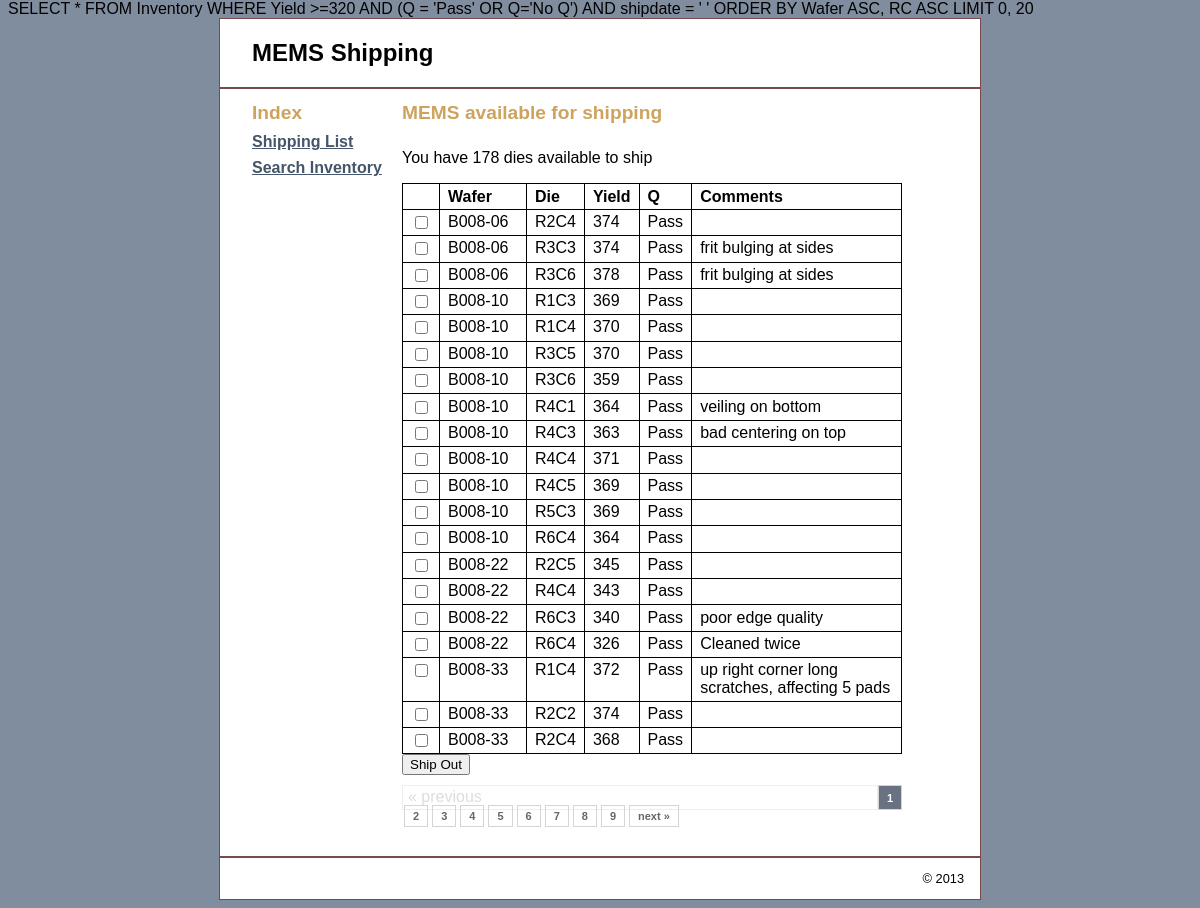
Screenshot of /shipping/index.php with the database file from the repository.
### tables this page shows
CREATE TABLE IF NOT EXISTS `inventory` (
  `MEMS_ID` int(11) NOT NULL AUTO_INCREMENT,
  `Wafer` varchar(7) DEFAULT NULL,
  `RC` varchar(6) DEFAULT NULL,
  `Yield` varchar(3) DEFAULT NULL,
  `Q` varchar(6) DEFAULT NULL,
  `shipdate` varchar(10) DEFAULT NULL,
  `Comment` varchar(82) DEFAULT NULL,
  PRIMARY KEY (`MEMS_ID`)
);

### model/shipping_db.php (called while the page is built, shortened)
<?php
    function shipping_list(){
        global $MEMS;
        global $pages;
            $query = "SELECT * FROM Inventory
            WHERE Yield >=320 AND (Q = 'Pass' OR Q='No Q') AND shipdate = ' '
            ORDER BY Wafer ASC, RC ASC " .$pages->get_limit();
        $shipping = $MEMS -> query($query);
        return $shipping;
    }
    function inquire_row(){
        global $MEMS;
        $x=0;
        $query = $MEMS->prepare("SELECT COUNT(*) FROM Inventory
            WHERE Yield >=320 AND (Q = 'Pass' OR Q='No Q') AND shipdate = ' '");
        $query -> execute();
        if($query->fetchColumn()>0){
            $query = "SELECT * FROM Inventory
            WHERE Yield >=320 AND (Q = 'Pass' OR Q='No Q') AND shipdate = ' '";
            foreach($MEMS->query($query) as $row){
                $x++;
            }
        }
        return $x;
    }
?>

### shipping/shipping_list.php (the view, shortened to what this page needs)
<?php include '../view/header.php'; ?>
<div id="main">
<?php include '../view/sidebar.php'; ?>
<h2>MEMS available for shipping</h2>
    <div id="content">
        <p>You have <?php echo $numrows?> dies available to ship</p>
        <form action="." method="post">
        <table border ="1">
            <tr id="middle">
                <th>&nbsp;</th>
                <th style="width: 70px">Wafer</th>
                <th>Die</th>
                <th>Yield</th>
                <th>Q</th>
                <th>Comments</th>
            </tr>
            <?php foreach ($shipping as $shippings) : ?>
            <tr id="middle">
                <td>
                    <input type="checkbox" name="result[]" value="<?php echo $shippings['MEMS_ID']; ?>"/>
                </td>
                <td><?php echo $shippings['Wafer']; ?></td>
                <td><?php echo $shippings['RC']; ?></td>
                <td><?php echo $shippings['Yield']; ?></td>
                <td><?php echo $shippings['Q']; ?></td>
                <td><?php echo $shippings['Comment']; ?></td>
            </tr>
            <?php endforeach; ?>
         </table>
         <input type="submit" value="Ship Out" />
         </form>
        <?php echo $pages->page_links();?>
    </div>
</div>
<?php include '../view/footer.php'; ?>

### shipping/index.php (shortened to what this page needs)
<?php
require('../model/database.php');
require('../model/shipping_db.php');
require('../view/paginator.php');
if (isset($_POST['action'])) {
    $action = $_POST['action'];
} else if (isset($_GET['action'])) {
    $action = $_GET['action'];
} else {
    $action = 'shipping_list';
}
if($action=='shipping_list'){
    $numrows=inquire_row();
    $pages= new Paginator('20', 'p');
    $pages->set_total($numrows);
    $shipping=shipping_list();
    include('shipping_list.php');
}
?>

### view/header.php (shortened to what this page needs)
<!DOCTYPE html PUBLIC "-//W3C//DTD XHTML 1.0 Transitional//EN"
    "http://www.w3.org/TR/xhtml1/DTD/xhtml1-transitional.dtd">
<html xmlns="http://www.w3.org/1999/xhtml">
    <head>
        <link rel="stylesheet" type="text/css"
              href="../view/main.css" />
    </head>
    <body>
    <div id="page">
        <div id="header">
            <h1>MEMS Shipping</h1>
        </div>

### view/sidebar.php
<div id="sidebar">
    <h2>Index</h2>
    <ul class="nav">
        <li>
        <a href="../shipping/index.php">
            Shipping List
        </a>
        </li>
        <li>
        <a href="../search/index.php">
            Search Inventory
        </a>
        </li>
    </ul>
</div>

### view/paginator.php (shortened to what this page needs)
<?php
class Paginator{
    private $_perPage;
    private $_instance;
    private $_page;
    private $_totalRows=0;
    public function __construct($perPage, $instance){
        $this->_instance = $instance;
	$this->_perPage = $perPage;
    }
    private function get_start(){
	return ($this->_page * $this->_perPage) - $this->_perPage;
    }
    private function set_instance(){
	$this->_page = (int) (!isset($_GET[$this->_instance]) ? 1 : $_GET[$this->_instance]);
	$this->_page = ($this->_page == 0 ? 1 : $this->_page);
    }
    public function set_total($_totalRows){
	$this->_totalRows = $_totalRows;
    }
    public function get_limit(){
        return "LIMIT ".$this->get_start().", $this->_perPage";
    }
    public function page_links($path='?',$ext=null)
	{
	    $adjacents = "2";
	    $prev = $this->_page - 1;
	    $next = $this->_page + 1;
	    $lastpage = ceil($this->_totalRows/$this->_perPage);
	    $pagination = "";
		if($lastpage > 1)
		{
		    $pagination .= "<div class='pagination'>";
		if ($this->_page > 1)
		    $pagination.= "<a href='".$path."$this->_instance=$prev"."$ext'>« previous</a>";
		else
		    $pagination.= "<span class='disabled'>« previous</span>";
		if ($lastpage < 7 + ($adjacents * 2))
		{
		for ($counter = 1; $counter <= $lastpage; $counter++)
		{
		if ($counter == $this->_page)
		    $pagination.= "<span class='current'>$counter</span>";
		else
		    $pagination.= "<a href='".$path."$this->_instance=$counter"."$ext'>$counter</a>";
		}
		}
		if ($this->_page < $counter - 1)
		    $pagination.= "<a href='".$path."$this->_instance=$next"."$ext'>next »</a>";
		else
		    $pagination.= "<span class='disabled'>next »</span>";
		    $pagination.= "</div>\n";
		}
	return $pagination;
	}
}

### view/footer.php
        <div id="footer">
            <p class="copyright">
                &copy; <?php echo date("Y"); ?>
            </p>
        </div>
    </div>
    </body>
</html>

### view/main.css (style rules this page uses)
.pagination { clear: both; padding-bottom: 10px; padding-top: 10px; }
.pagination a { border: 1px solid #D5D5D5; color: #666666; font-size: 11px; font-weight: bold; height: 25px; padding: 4px 8px; text-decoration: none; margin:2px; }
.pagination span.current { background-color: #687282; border: 1px solid #D5D5D5; color: #ffffff; font-size: 11px; font-weight: bold; height: 25px; padding: 4px 8px; text-decoration: none; margin:2px; }
.pagination span.disabled { border: 1px solid #EEEEEE; color: #DDDDDD; margin: 2px; padding: 2px 5px; }
body { margin-top: 0; background-color: rgb(128, 141, 159); font-family: Arial, Helvetica, sans-serif; }
h1 { font-size: 150%; margin: 0; padding: .5em 0 .25em; }
h2 { font-size: 120%; margin: 0; padding: .25em 0 .5em; }
h1, h2 { color: rgb(205, 163, 94); }
ul { margin: 0 0 1em 0; padding: 0 0 0 2.5em; }
li { margin: 0; padding: 0; }
span { display: table-cell; width: 100%; padding: 0px 10px; }
ul.nav { list-style-type: none; margin-left: 0; padding-left: 0; }
ul.nav li { padding-bottom: 0.5em; }
a { color: rgb(69, 85, 106); font-weight: bold; }
table { border: 1px solid black; border-collapse: collapse; table-layout: fixed; }
td, th { border: 1px solid black; padding: .2em .5em .2em .5em; vertical-align: top; text-align: left; }
form { margin: 0; }
#page { width: 760px; margin: 0 auto; background-color: white; border: 1px solid rgb(119, 75, 77); }
#header { margin: 0; border-bottom: 2px solid rgb(119, 75, 77); padding: .5em 2em; }
#header h1 { margin: 0; padding: .5em 0; color: black; }
#main { margin: 0; padding: .5em 2em; }
#sidebar { float: left; width: 150px; }
#content { float: left; width: 500px; padding-bottom: 1.5em; }
#footer { clear: both; margin-top: 1em; padding-right: 1em; border-top: 2px solid rgb(119, 75, 77); }
#footer p { text-align: right; font-size: 80%; margin: 1em 0; }

### rows the page displays
inventory: Wafer "B008-06", RC "R2C4", Yield "374", Q "Pass"
inventory: Wafer "B008-06", RC "R3C3", Yield "374", Q "Pass", Comment "frit bulging at sides"
inventory: Wafer "B008-06", RC "R3C6", Yield "378", Q "Pass", Comment "frit bulging at sides"
inventory: Wafer "B008-10", RC "R1C3", Yield "369", Q "Pass"
inventory: Wafer "B008-10", RC "R1C4", Yield "370", Q "Pass"
inventory: Wafer "B008-10", RC "R3C5", Yield "370", Q "Pass"
inventory: Wafer "B008-10", RC "R3C6", Yield "359", Q "Pass"
inventory: Wafer "B008-10", RC "R4C1", Yield "364", Q "Pass", Comment "veiling on bottom"
inventory: Wafer "B008-10", RC "R4C3", Yield "363", Q "Pass", Comment "bad centering on top"
inventory: Wafer "B008-10", RC "R4C4", Yield "371", Q "Pass"
inventory: Wafer "B008-10", RC "R4C5", Yield "369", Q "Pass"
inventory: Wafer "B008-10", RC "R5C3", Yield "369", Q "Pass"
inventory: Wafer "B008-10", RC "R6C4", Yield "364", Q "Pass"
inventory: Wafer "B008-22", RC "R2C5", Yield "345", Q "Pass"
inventory: Wafer "B008-22", RC "R4C4", Yield "343", Q "Pass"
inventory: Wafer "B008-22", RC "R6C3", Yield "340", Q "Pass", Comment "poor edge quality"
inventory: Wafer "B008-22", RC "R6C4", Yield "326", Q "Pass", Comment "Cleaned twice"
inventory: Wafer "B008-33", RC "R1C4", Yield "372", Q "Pass", Comment "up right corner long scratches, affecting 5 pads"
inventory: Wafer "B008-33", RC "R2C2", Yield "374", Q "Pass"
inventory: Wafer "B008-33", RC "R2C4", Yield "368", Q "Pass"

### other values shown
$numrows "178"
